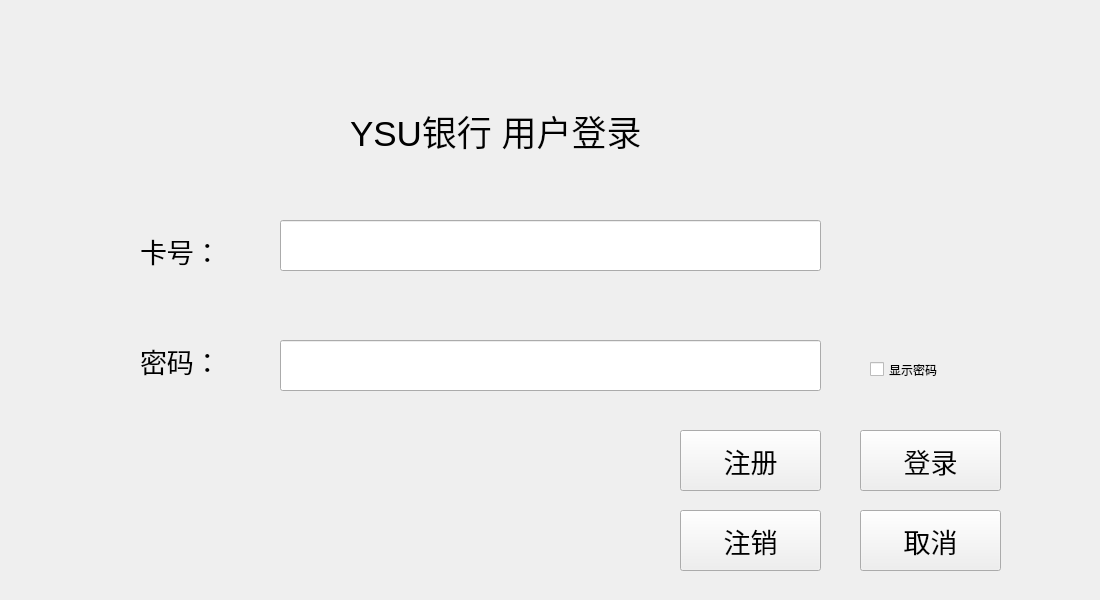
<?xml version="1.0" encoding="UTF-8"?>
<ui version="4.0">
 <class>one_class</class>
 <widget class="QWidget" name="one_class">
  <property name="geometry">
   <rect>
    <x>0</x>
    <y>0</y>
    <width>1100</width>
    <height>600</height>
   </rect>
  </property>
  <property name="sizePolicy">
   <sizepolicy hsizetype="Fixed" vsizetype="Fixed">
    <horstretch>0</horstretch>
    <verstretch>0</verstretch>
   </sizepolicy>
  </property>
  <property name="windowTitle">
   <string>YSU银行---用户登录</string>
  </property>
  <property name="styleSheet">
   <string notr="true">background-image: url(:/images/resource/background.png);</string>
  </property>
  <widget class="QLabel" name="label">
   <property name="geometry">
    <rect>
     <x>0</x>
     <y>0</y>
     <width>1101</width>
     <height>601</height>
    </rect>
   </property>
   <property name="styleSheet">
    <string notr="true">background-image: url(:/images/resource/background.png);</string>
   </property>
   <property name="text">
    <string/>
   </property>
  </widget>
  <widget class="QLineEdit" name="lineEdit">
   <property name="geometry">
    <rect>
     <x>280</x>
     <y>220</y>
     <width>541</width>
     <height>51</height>
    </rect>
   </property>
   <property name="font">
    <font>
     <family>Arial</family>
     <pointsize>18</pointsize>
    </font>
   </property>
   <property name="inputMask">
    <string>9999999999999999999</string>
   </property>
   <property name="text">
    <string/>
   </property>
  </widget>
  <widget class="QLabel" name="label_2">
   <property name="geometry">
    <rect>
     <x>140</x>
     <y>230</y>
     <width>101</width>
     <height>41</height>
    </rect>
   </property>
   <property name="font">
    <font>
     <family>Arial</family>
     <pointsize>20</pointsize>
    </font>
   </property>
   <property name="text">
    <string>卡号：</string>
   </property>
  </widget>
  <widget class="QPushButton" name="pushButton">
   <property name="geometry">
    <rect>
     <x>860</x>
     <y>430</y>
     <width>141</width>
     <height>61</height>
    </rect>
   </property>
   <property name="font">
    <font>
     <family>Arial</family>
     <pointsize>20</pointsize>
    </font>
   </property>
   <property name="text">
    <string>登录</string>
   </property>
  </widget>
  <widget class="QLabel" name="label_4">
   <property name="geometry">
    <rect>
     <x>140</x>
     <y>340</y>
     <width>101</width>
     <height>41</height>
    </rect>
   </property>
   <property name="font">
    <font>
     <family>Arial</family>
     <pointsize>20</pointsize>
    </font>
   </property>
   <property name="text">
    <string>密码：</string>
   </property>
  </widget>
  <widget class="QLineEdit" name="lineEdit_2">
   <property name="geometry">
    <rect>
     <x>280</x>
     <y>340</y>
     <width>541</width>
     <height>51</height>
    </rect>
   </property>
   <property name="font">
    <font>
     <family>Arial</family>
     <pointsize>18</pointsize>
    </font>
   </property>
   <property name="inputMask">
    <string/>
   </property>
   <property name="echoMode">
    <enum>QLineEdit::Password</enum>
   </property>
  </widget>
  <widget class="QPushButton" name="pushButton_2">
   <property name="geometry">
    <rect>
     <x>860</x>
     <y>510</y>
     <width>141</width>
     <height>61</height>
    </rect>
   </property>
   <property name="font">
    <font>
     <family>Arial</family>
     <pointsize>20</pointsize>
    </font>
   </property>
   <property name="text">
    <string>取消</string>
   </property>
  </widget>
  <widget class="QLabel" name="label_3">
   <property name="geometry">
    <rect>
     <x>350</x>
     <y>110</y>
     <width>361</width>
     <height>41</height>
    </rect>
   </property>
   <property name="font">
    <font>
     <family>Arial</family>
     <pointsize>26</pointsize>
    </font>
   </property>
   <property name="text">
    <string>YSU银行 用户登录</string>
   </property>
  </widget>
  <widget class="QPushButton" name="register_2">
   <property name="geometry">
    <rect>
     <x>680</x>
     <y>430</y>
     <width>141</width>
     <height>61</height>
    </rect>
   </property>
   <property name="font">
    <font>
     <family>Arial</family>
     <pointsize>20</pointsize>
    </font>
   </property>
   <property name="text">
    <string>注册</string>
   </property>
  </widget>
  <widget class="QPushButton" name="writeoff">
   <property name="geometry">
    <rect>
     <x>680</x>
     <y>510</y>
     <width>141</width>
     <height>61</height>
    </rect>
   </property>
   <property name="font">
    <font>
     <family>Arial</family>
     <pointsize>20</pointsize>
    </font>
   </property>
   <property name="text">
    <string>注销</string>
   </property>
  </widget>
  <widget class="QCheckBox" name="checkBox">
   <property name="geometry">
    <rect>
     <x>870</x>
     <y>360</y>
     <width>91</width>
     <height>19</height>
    </rect>
   </property>
   <property name="text">
    <string>显示密码</string>
   </property>
  </widget>
  <zorder>label</zorder>
  <zorder>label_2</zorder>
  <zorder>label_4</zorder>
  <zorder>label_3</zorder>
  <zorder>lineEdit</zorder>
  <zorder>lineEdit_2</zorder>
  <zorder>pushButton</zorder>
  <zorder>pushButton_2</zorder>
  <zorder>register_2</zorder>
  <zorder>writeoff</zorder>
  <zorder>checkBox</zorder>
 </widget>
 <resources>
  <include location="picture.qrc"/>
 </resources>
 <connections/>
</ui>
